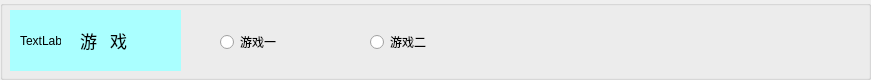
    <widget class="QGroupBox" name="groupBox_16">
     <property name="geometry">
      <rect>
       <x>20</x>
       <y>730</y>
       <width>871</width>
       <height>80</height>
      </rect>
     </property>
     <property name="title">
      <string/>
     </property>
     <widget class="QWidget" name="widget_15" native="true">
      <property name="geometry">
       <rect>
        <x>10</x>
        <y>10</y>
        <width>171</width>
        <height>61</height>
       </rect>
      </property>
      <property name="styleSheet">
       <string notr="true">background-color: rgb(170, 255, 255);</string>
      </property>
      <widget class="QLabel" name="label_59">
       <property name="geometry">
        <rect>
         <x>10</x>
         <y>10</y>
         <width>41</width>
         <height>41</height>
        </rect>
       </property>
       <property name="text">
        <string>TextLabel</string>
       </property>
      </widget>
      <widget class="QLabel" name="label_60">
       <property name="geometry">
        <rect>
         <x>70</x>
         <y>10</y>
         <width>101</width>
         <height>41</height>
        </rect>
       </property>
       <property name="font">
        <font>
         <family>黑体</family>
         <pointsize>13</pointsize>
        </font>
       </property>
       <property name="text">
        <string>游   戏</string>
       </property>
      </widget>
     </widget>
     <widget class="QRadioButton" name="radioButton_31">
      <property name="geometry">
       <rect>
        <x>220</x>
        <y>30</y>
        <width>101</width>
        <height>24</height>
       </rect>
      </property>
      <property name="text">
       <string>游戏一</string>
      </property>
     </widget>
     <widget class="QRadioButton" name="radioButton_32">
      <property name="geometry">
       <rect>
        <x>370</x>
        <y>30</y>
        <width>101</width>
        <height>24</height>
       </rect>
      </property>
      <property name="text">
       <string>游戏二</string>
      </property>
     </widget>
    </widget>
